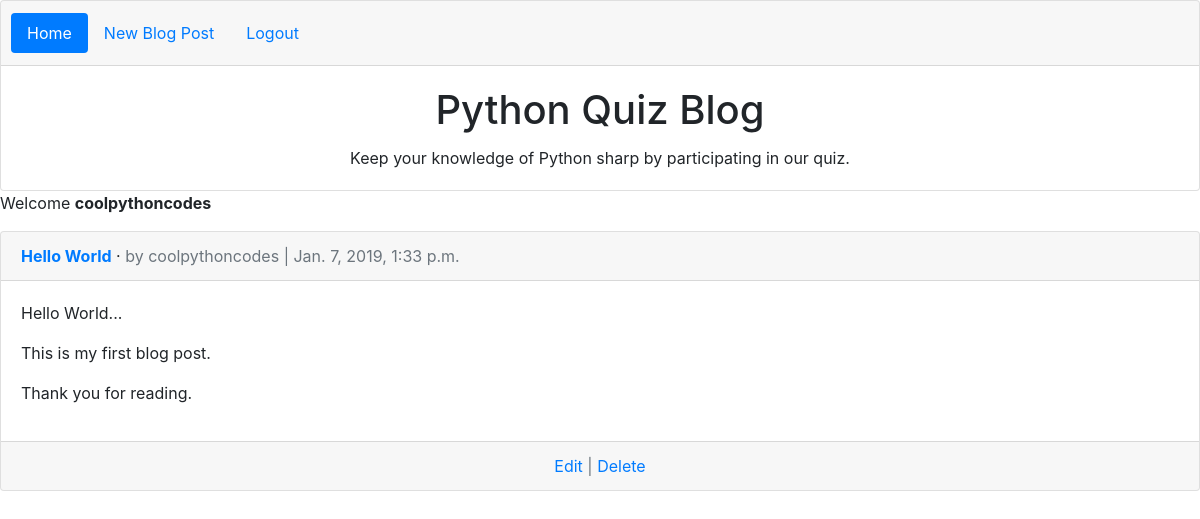
The app's page /post/1 (signed in) with its own data.
### blog/models.py (models this page shows, shortened)
class BlogPost(models.Model):
    title = models.CharField(max_length=200)
    author = models.ForeignKey('auth.User',on_delete=models.CASCADE,)
    body = models.TextField()
    date = models.DateTimeField(auto_now_add=True)

### blog/views.py (the view)
# urls.py: path('post/<int:pk>', views.BlogDetailView.as_view(), name='post_detail'),
class BlogDetailView(DetailView):
    model = BlogPost
    template_name = "post_detail.html"

### template/post_detail.html (shortened to what this page needs)
{% extends "base.html" %}
{%block content%}
    <div class="card">
        <div class="card-header">
            <span class="font-weight-bold"><a href="">{{ object.title }}</a></span> &middot;
            <span class="text-muted">by {{object.author}} | {{object.date}}</span>
        </div>
        <div class="card-body">
            {{object.body|linebreaks}}
        </div>
        {% if user.is_authenticated %}
            <div class="card-footer text-center text-muted">
                <a href="{% url 'post_update' object.pk %}">Edit</a> | <a href="{% url 'post_delete' object.pk %}">Delete</a>
            </div>
        {% endif %}
    </div>
{%endblock content%}

### template/base.html (shortened to what this page needs)
<!DOCTYPE html>
<html lang="en">
<head>
    <link rel="stylesheet" href="https://stackpath.bootstrapcdn.com/bootstrap/4.1.3/css/bootstrap.min.css">
</head>
<body>
        <div class="card text-center">
                <div class="card-header">
                  <ul class="nav nav-pills card-header-pills">
                    <li class="nav-item">
                        <a class="nav-link active" href="{% url 'home' %}">Home</a>
                    </li>
                    {% if user.is_authenticated %}
                    <li class="nav-item">
                        <a class="nav-link right" href="{% url 'post_new' %}"> New Blog Post</a>
                    </li>
                    <li class="nav-item">
                        <a class="nav-link right" href="{% url 'logout' %}"> Logout</a>
                    </li>
                    {% endif %}
                  </ul>
                </div>
                <div class="card-body">
                  <h1 class="card-title">Python Quiz Blog</h1>
                  <p class="card-text">Keep your knowledge of Python sharp by participating in our quiz.</p>
                </div>
              </div>
    {% if user.is_authenticated %}
    <p>Welcome <strong>{{user.username}}</strong></p>
    {% endif %}
   {%block content%}
   {%endblock content%}
</body>
</html>

### records on screen
BlogPost: title "Hello World", author "coolpythoncodes", date "Jan. 7, 2019, 1:33 p.m.", body "Hello World... This is my first blog post. Thank you for reading."

### other values on screen
{{ user.username }} "coolpythoncodes"
